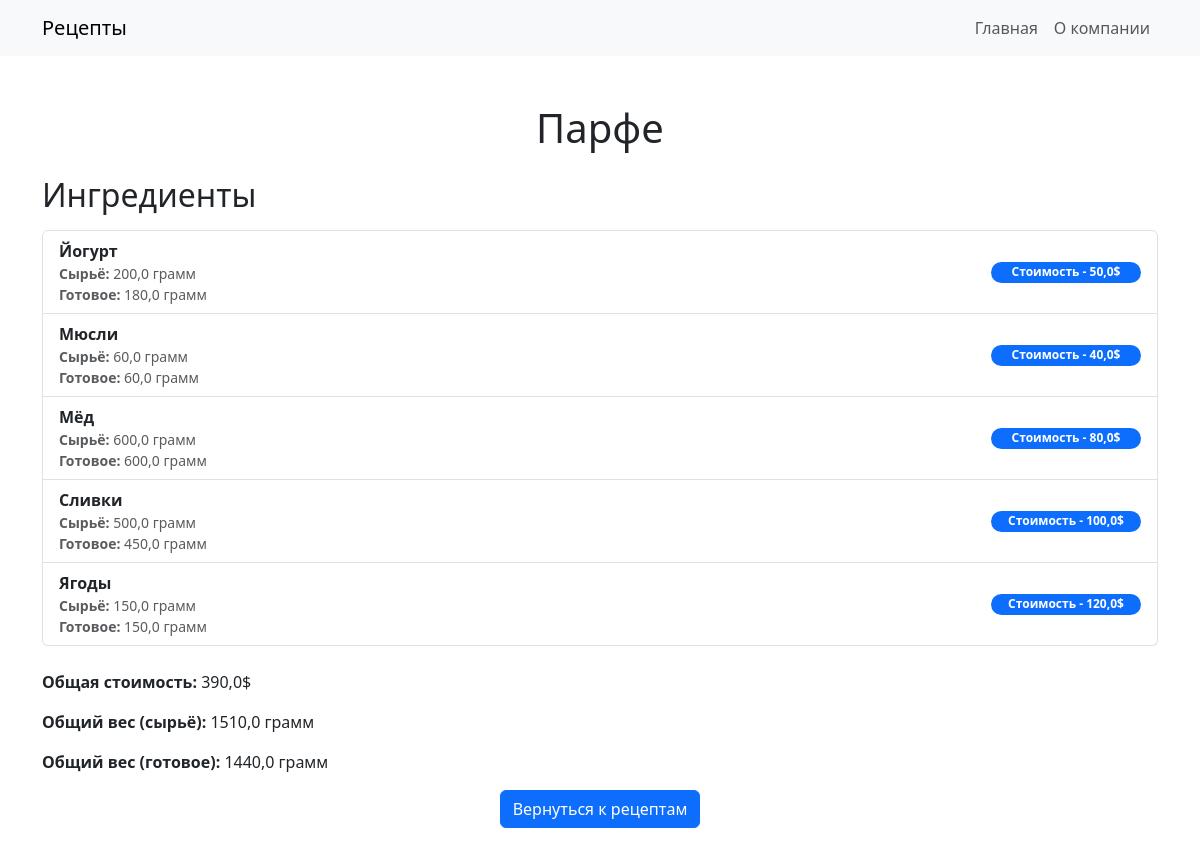
Page /recipe/3/ on the committed database.
### recipe_catalog/models.py (models this page shows, shortened)
class Recipe(models.Model):
    title = models.CharField(
        max_length=300,
        validators=[
            RegexValidator(
                regex=r'^[A-Za-zА-Яа-яёЁ\s]+$',
                message='Title should be a string value.'
            )
        ]
    )
    ingredients = models.ManyToManyField(Ingredient, through="RecipeIngredient")

class Ingredient(models.Model):
    title = models.CharField(
        max_length=255,
        validators=[
            RegexValidator(
                regex=r'^[A-Za-zА-Яа-яёЁ\s]+$',
                message='Name should be a string value.'
            )
        ]
    )
    raw_weight = models.FloatField(
        validators=[MinValueValidator(0.1, message='Raw weight must be a positive number.')]
    )
    cooked_weight = models.FloatField(
        validators=[MinValueValidator(0.1, message='Cooked weight must be a positive number.')]
    )
    cost = models.FloatField(
        validators=[MinValueValidator(0.1, message='Cost must be a positive number.')]
    )
    unit = models.ForeignKey(Unit, on_delete=models.SET_NULL, null=True, blank=True)

### recipe_catalog/views.py (the view)
# urls.py: path('recipe/<int:pk>/', recipe_detail, name='recipe_detail'),
def recipe_detail(request, pk):
    recipe = get_object_or_404(Recipe, pk=pk)
    total_raw_weight = recipe.ingredients.aggregate(total=Sum('raw_weight'))['total']
    total_cooked_weight = recipe.ingredients.aggregate(total=Sum('cooked_weight'))['total']
    total_cost = recipe.ingredients.aggregate(total=Sum('cost'))['total']
    ingredients = recipe.ingredients.all().order_by('title')
    return render(
        request=request,
        template_name='recipe_catalog/recipe.html',
        context={
            'recipe': recipe,
            'total_raw_weight': total_raw_weight,
            'total_cooked_weight': total_cooked_weight,
            'total_cost': total_cost,
            'ingredients': ingredients,
        }
    )

### templates/recipe_catalog/recipe.html (shortened to what this page needs)
<!DOCTYPE html>
{% load static %}
<html lang="ru">
    <head>
        <link
            href="https://cdn.jsdelivr.net/npm/bootstrap@5.3.0/dist/css/bootstrap.min.css"
            rel="stylesheet"
        />
        <link rel="stylesheet" href="{% static "css/recipe.css" %}" />
    </head>
    <body>
        <nav class="navbar navbar-expand-lg navbar-light bg-light mb-4">
            <div class="container">
                <a class="navbar-brand" href="{% url 'index' %}">Рецепты</a>
                <div class="collapse navbar-collapse" id="navbarNav">
                    <ul class="navbar-nav ms-auto">
                        <li class="nav-item">
                            <a class="nav-link" href="{% url 'index' %}"
                                >Главная</a
                            >
                        </li>
                        <li class="nav-item">
                            <a class="nav-link" href="{% url 'about' %}"
                                >О компании</a
                            >
                        </li>
                    </ul>
                </div>
            </div>
        </nav>
        <div class="container mt-5 mb-5">
            <div class="recipe-header text-center mb-4">
                <h1>{{ recipe.title }}</h1>
            </div>
            <div class="recipe-container">
                <h2 class="mb-3">Ингредиенты</h2>
                <ul class="list-group mb-4">
                    {% for ingredient in ingredients %}
                    <li
                        class="list-group-item d-flex justify-content-between align-items-center"
                    >
                        <div>
                            <strong>{{ ingredient.title }}</strong>
                            <div class="small text-muted">
                                <strong>Сырьё:</strong> {{ ingredient.raw_weight }} грамм<br />
                                <strong>Готовое:</strong> {{ ingredient.cooked_weight }} грамм<br />
                            </div>
                        </div>
                        <span class="badge bg-primary rounded-pill width-my-200"
                            >Стоимость - {{ ingredient.cost }}$</span
                        >
                    </li>
                    {% endfor %}
                </ul>
                <div class="mt-4">
                    <p><strong>Общая стоимость:</strong> {{ total_cost }}$</p>
                    <p>
                        <strong>Общий вес (сырьё):</strong> {{ total_raw_weight }} грамм
                    </p>
                    <p>
                        <strong>Общий вес (готовое):</strong> {{ total_cooked_weight }} грамм
                    </p>
                </div>
                <div class="text-center">
                    <a href="{% url 'index' %}" class="btn btn-primary"
                        >Вернуться к рецептам</a
                    >
                </div>
            </div>
        </div>
    </body>
</html>

### recipe_catalog/static/css/recipe.css (style rules this page uses)
.width-my-200 { width: 150px; }

### rows in the picture
Recipe: title "Парфе"
Ingredient: title "Йогурт", raw_weight "200,0", cooked_weight "180,0", cost "50,0"
Ingredient: title "Мюсли", raw_weight "60,0", cooked_weight "60,0", cost "40,0"
Ingredient: title "Мёд", raw_weight "600,0", cooked_weight "600,0", cost "80,0"
Ingredient: title "Сливки", raw_weight "500,0", cooked_weight "450,0", cost "100,0"
Ingredient: title "Ягоды", raw_weight "150,0", cooked_weight "150,0", cost "120,0"

### other values in the picture
{{ total_cost }} "390,0"
{{ total_raw_weight }} "1510,0"
{{ total_cooked_weight }} "1440,0"
